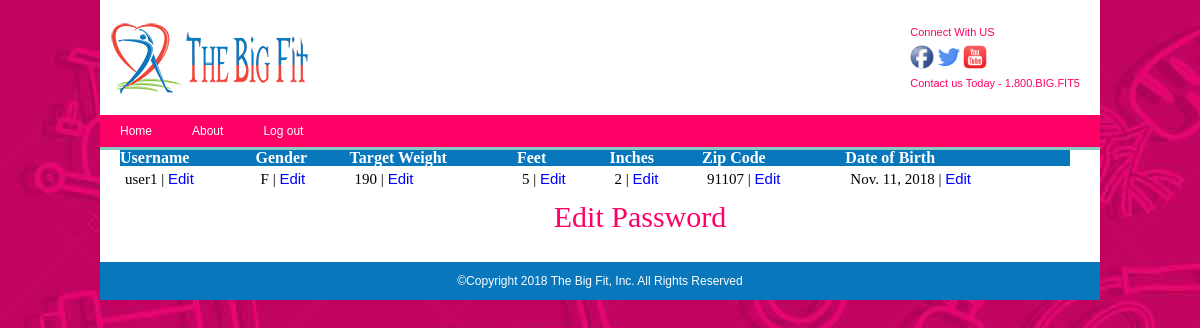
The app's page /viewprofile/ (signed in) with its own data.
### Bigfit/models.py (models this page shows, shortened)
class User(AbstractUser):
    SEX_CHOICES = [('M', 'Male'), ('F', 'Female')]
    target_weight = models.PositiveSmallIntegerField(validators=[MaxValueValidator(999)], null=True)
    feet = models.PositiveSmallIntegerField(validators=[MaxValueValidator(9)], null=True)
    inches = models.PositiveSmallIntegerField(validators=[MaxValueValidator(11)], null=True)
    date_of_birth = models.DateField(null=True)
    gender = models.CharField(choices=SEX_CHOICES, max_length=1, null=True)
    zip_code = models.CharField(max_length=5, null=True)
    class Meta:
        ordering = ['last_name', 'first_name', 'id']

### Bigfit/views.py (the view)
# urls.py: path('viewprofile/', views.viewprofile),
def viewprofile(request):
    current_id = request.user.id
    profile_list = models.User.objects.filter(id=current_id)
    return render(request,'profile.html',{'uli':profile_list})

### templates/profile.html (shortened to what this page needs)
{% extends 'base.html' %}
{% block content %}
    <table border="1">
        <tr>
            <th>Username</th>
            <th>Gender</th>
            <th>Target Weight</th>
            <th>Feet</th>
            <th>Inches</th>
            <th>Zip Code</th>
            <th>Date of Birth</th>
        </tr>
            {% for item in uli %}
                <tr>
                    <td>
                        {{ item.username }}
                        |
                        <a href="/editusername">Edit</a>
                    </td>
                    <td>
                        {{ item.gender }}
                        |
                        <a href="/editgender">Edit</a>
                    </td>
                    <td>
                        {{ item.target_weight }}
                        |
                        <a href="/edittargetweight">Edit</a>
                    </td>
                    <td>
                        {{ item.feet }}
                        |
                        <a href="/editfeet">Edit</a>
                    </td>
                    <td>
                        {{ item.inches }}
                        |
                        <a href="/editinches">Edit</a>
                    </td>
                    <td>
                        {{ item.zip_code }}
                        |
                        <a href="/editzipcode">Edit</a>
                    </td>
                    <td>
                        {{ item.date_of_birth }}
                        |
                        <a href="/editdob">Edit</a>
                    </td>
                </tr>
            {% endfor %}
    </table>
    <ul>
        <li><a href="/editpassword/">Edit Password</a></li>
    </ul>
{% endblock %}

### static/styles.css (style rules this page uses)
﻿ html, body { margin: 0; padding: 0; border:0; background: transparent; font-size:10px; }
div, span, article, aside, footer, header, hgroup, nav, section, h1, h2, h3, h4, h5, h6, p, blockquote, a, ol, ul, li, table, tr, th, td, tbody, tfoot, thead { margin:0; padding:0; border:0; vertical-align: baseline; background:transparent; }
table { border-collapse: collapse; border-spacing:0; }
h1, h2, h3, h4, h5, h6, p, li, blockquote, td, th, a, caption, em, strong, strike { font-family: Arial, Helvetica, sans-serif; font-size:100%; font-weight: normal; font-style:normal; line-height: 100%; text-indent:0; text-decoration:none; text-align: left; color: #000; }
ol, ul { list-style: none; }
body { background-color:#EA0071 }
a:link { color: #00f; }
ul li { color:#000; font-size:12px; }
table { width:95%; }
th { font-weight:bold; }
thead,th { background: #ccc; }
#content li { padding:10px; text-align:center; font-size:20px; font-family:"Arial Rounded MT Bold" }
#content ul li a { font-size:30px; font-family:"Arial Rounded MT Bold"; color:#ff0066; margin-left:40px; text-align:center; }
#content ul li a:link { font-size:30px; font-family:"Arial Rounded MT Bold"; color:#ff0066; }
#content table { width:95%; }
#content th { font-weight:bold; font-family: "Arial Rounded MT Bold"; color:#ffffff; }
#content thead,th { background:#0877BC; }
#content td { padding:5px 5px; font-family: "Arial Rounded MT Bold"; font-size:15px; }

### records on screen
User: username "user1", gender "F", target_weight "190", feet "5", inches "2", zip_code "91107", date_of_birth "Nov. 11, 2018"
